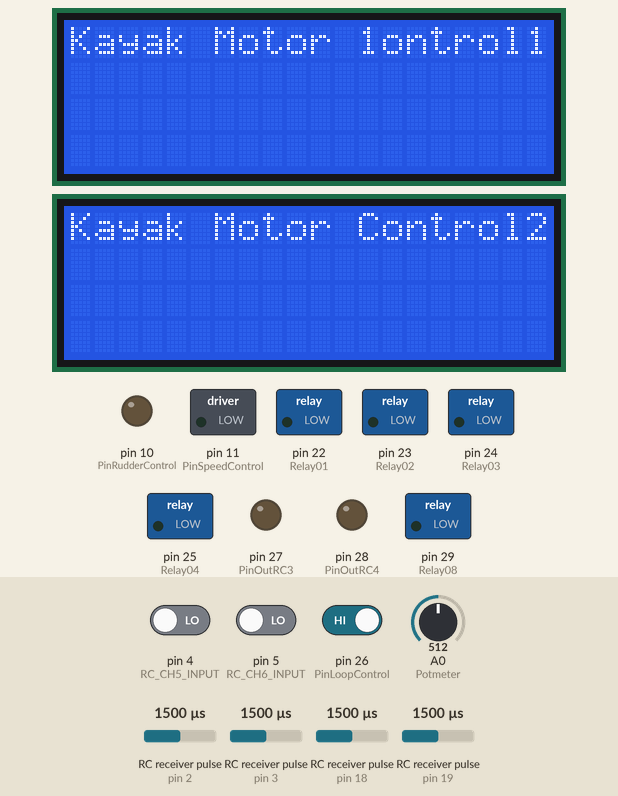
The sketch below on a simulated Arduino Mega 2560, built with avr-gcc and run on an emulated ATmega2560. On the bench: 2 × 20×4 character LCD, switched loads named in the sketch (green lamp = pin HIGH), output pins drawn as LEDs (lit = HIGH). Wiring (inferred from the names in the program): 4 × RC receiver channel: data pin 2 / data pin 3 / data pin 18 / data pin 19. Dashed ring = blinking. The inputs (shaded band) are chosen by the test bench; at power-on: pin 26 (PinLoopControl) HIGH, A0 (Potmeter) = 512, RC receiver pulse (sensors on pin 2, pin 3, pin 18, pin 19) 1500 µs, pin 4 (RC_CH5_INPUT) LOW, pin 5 (RC_CH6_INPUT) LOW.

Above: at 1.3 s.
1.4 s: pin 26 (PinLoopControl) driven LOW
At 4.1 s:
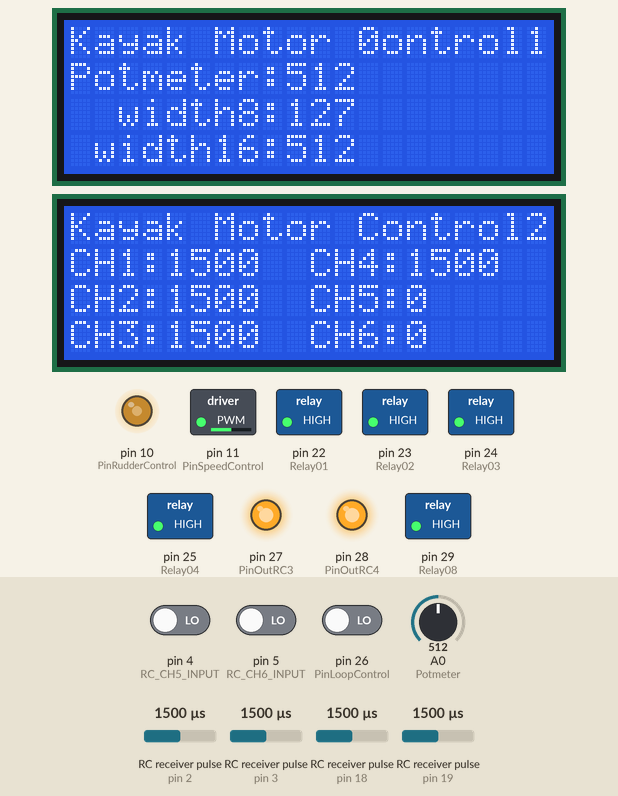
4.4 s: A0 (Potmeter) set to 716
At 7.0 s:
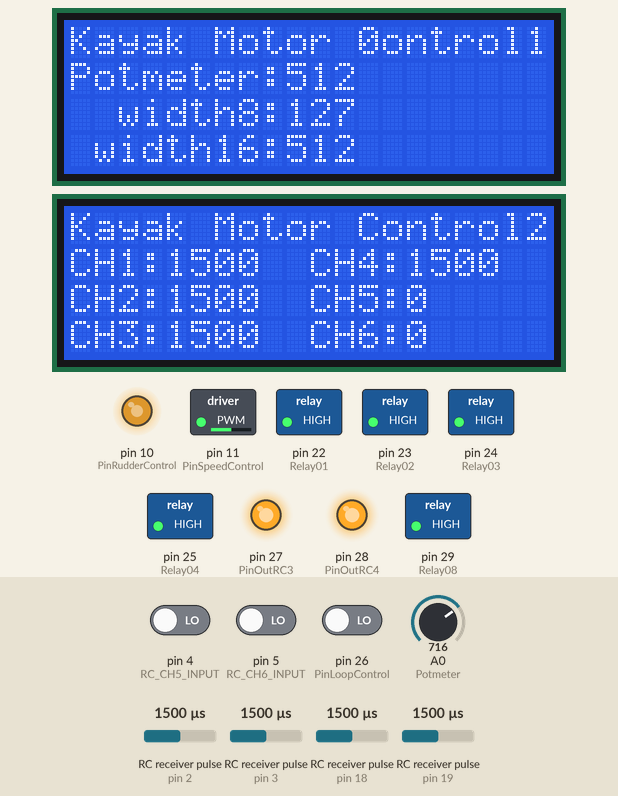
7.3 s: A0 (Potmeter) set to 992
At 9.0 s:
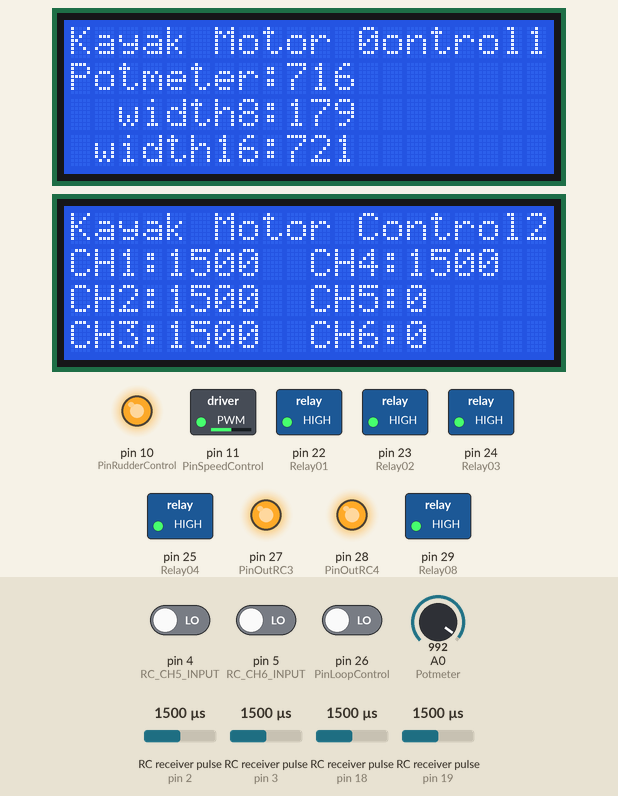
10.3 s: pin 26 (PinLoopControl) driven HIGH
At 10.9 s:
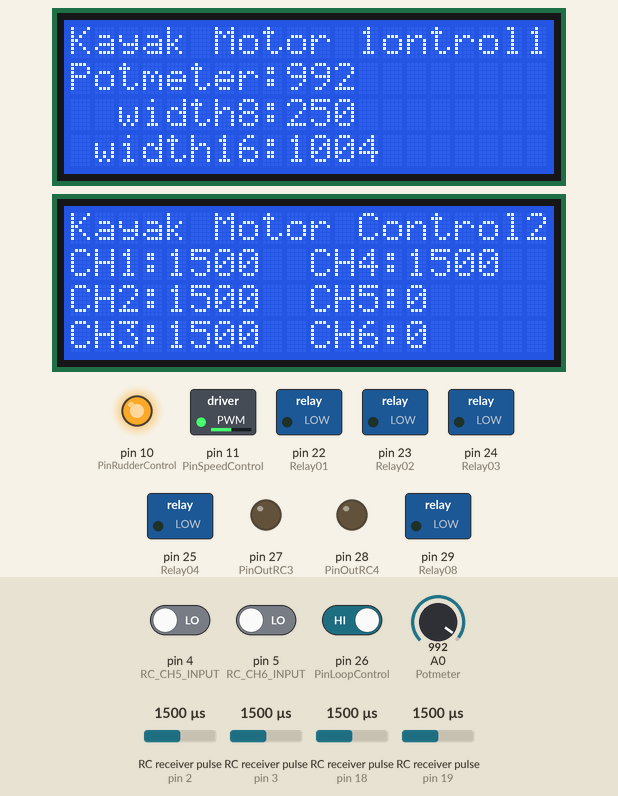
11.8 s: pin 26 (PinLoopControl) driven LOW
At 12.6 s:
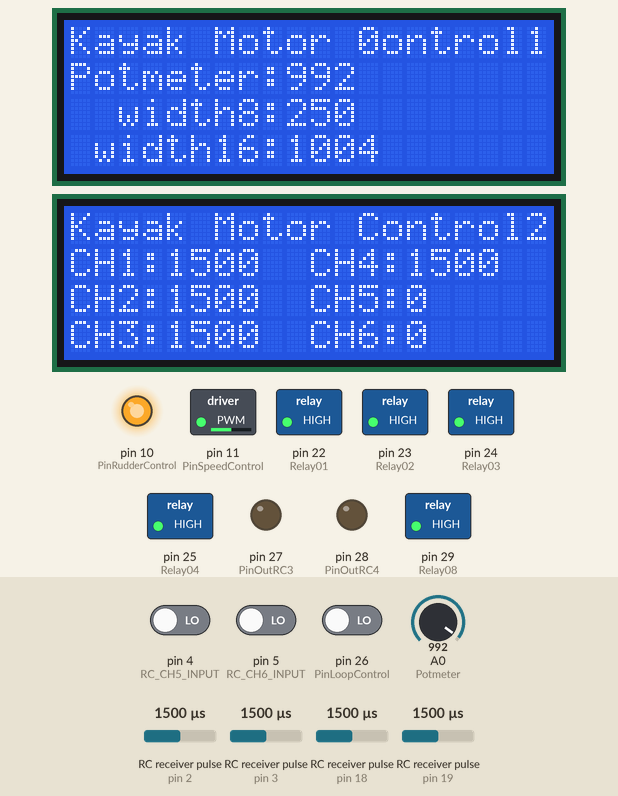
14.8 s: RC receiver pulse (sensor on pin 2) set to 1020 µs
At 17.6 s:
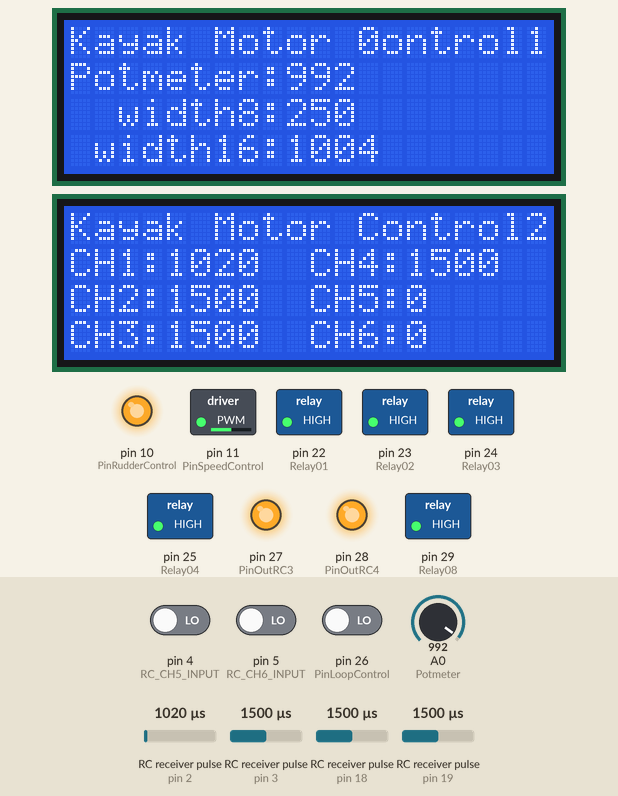
Timing chart, 0 to 18.7 s (numbered marks = the images above; inputs shaded):
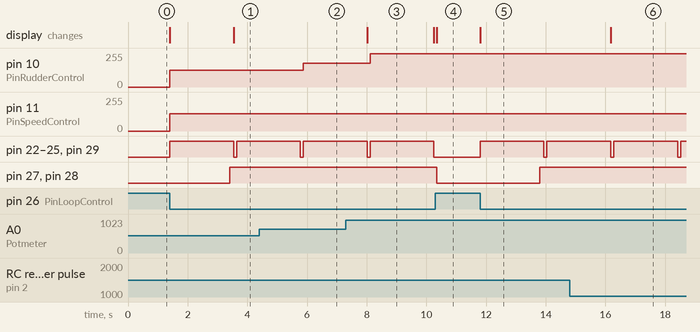

Measured:
- after the input at 1.4 s, pin 10 (PinRudderControl): 0/255 → 127/255 at once; pin 11 (PinSpeedControl): 0/255 → 128/255 at once
- after the input at 4.4 s, pin 10 (PinRudderControl): 127/255 → 179/255 after 1.5 s
- after the input at 7.3 s, pin 10 (PinRudderControl): 179/255 → 250/255 after 0.81 s
- after the input at 10.3 s, pin 22 (Relay01), pin 23 (Relay02), pin 24 (Relay03), pin 25 (Relay04), pin 29 (Relay08): stays LOW (without the input it goes to HIGH after 0.05 s); pin 27 (PinOutRC3), pin 28 (PinOutRC4): HIGH → LOW after 0.05 s; the display: changes after 0.05 s (image 4)
- after the input at 11.8 s, pin 22 (Relay01), pin 23 (Relay02), pin 24 (Relay03), pin 25 (Relay04), pin 29 (Relay08): LOW → HIGH at once, → LOW 2.1 s later, → HIGH 0.10 s later; pin 27 (PinOutRC3), pin 28 (PinOutRC4): LOW → HIGH after 2.0 s; the display: changes at once (image 5)
- after the input at 14.8 s, the display: changes after 1.4 s (image 6)

The sketch:

KayakMotorControl.ino
```cpp
/*
  Kayak Motor Control door Benno Knaap
  Board Arduino Mega 2560 Pro
  Port /dev/cu.wchusbserial14640

  Scope 1.0V, 200ms, Trigger opgaand 2.1.V
   PWM. 1.0V, 1 ms, Trigger opgaand 850mV

*/
#include <LiquidCrystal_I2C.h>
/*
I2C Input Output Pins
Arduino Port Pin 20 : SDA : Physical Pin 44 : INT1
Arduino Port Pin 21 : SCL : Physical Pin 43 : INT0
*/
// Aantal RC ontvanger kanalen
#define RC_NUM_CHANNELS 6
// Setup Ontavnger kanalen PWM input Interrupt Gestuurd
#define RC_CH1 0 // Stick Links, Rechts
#define RC_CH2 1 // Stick Voorruit, Achterruit
#define RC_CH3 2 // t.b.d.
#define RC_CH4 3 // t.b.d.
#define RC_CH5 4 // t.b.d. No interrupt
#define RC_CH6 5 // t.b.d. No interrupt

// Setup aansluitingen voor de ontvanger op de arduino pins
#define RC_CH1_INPUT 2  // receiver CH1 op pin 2.    INT4
#define RC_CH2_INPUT 3  // receiver CH2 op pin 3     INT5
#define RC_CH3_INPUT 18 // receiver CH3 op pin 18    INT3
#define RC_CH4_INPUT 19 // receiver CH4 op pin 19    INT2
#define RC_CH5_INPUT 4  // receiver CH5 op pin 4
#define RC_CH6_INPUT 5  // receiver CH6 op pin 5


// Arduino Port Pin 56/A2 :ADC2 : Physical 95 for Loopcontrol analogpin werkt niet praktisch

// Setup data array verzameling om de pulsen op te slaan
uint16_t RC_VALUES[RC_NUM_CHANNELS];
uint32_t RC_START[RC_NUM_CHANNELS];
volatile uint16_t RC_SHARED[RC_NUM_CHANNELS];

// Setup Algemene schakeloutputs, spanning aan uit
#define Relay01 22 // Arduino Port Pin 22 : AD0 : Physical Pin 78
#define Relay02 23 // Arduino Port Pin 23 : AD1 : Physical Pin 77
#define Relay03 24 // Arduino Port Pin 24 : AD2 : Physical Pin 76
#define Relay04 25 // Arduino Port Pin 25 : AD3 : Physical Pin 75
// #define Relay05 26 // Arduino Port Pin 26 : AD4 : Physical Pin 74
// #define Relay06 27 // Arduino Port Pin 27 : AD5 : Physical Pin 73
// #define Relay07 28 // Arduino Port Pin 28 : AD6 : Physical Pin 72
#define PinLoopControl 26 // Arduino Port Pin 26 : AD4 : Physical Pin 74
#define PinOutRC3 27 // Arduino Port Pin 27 : AD5 : Physical Pin 73
#define PinOutRC4 28 // Arduino Port Pin 28 : AD6 : Physical Pin 72
#define Relay08 29 // Arduino Port Pin 29 : AD7 : Physical Pin 71

//      #define Potmeter 96 // Arduino Port Pin 55/A1 : ADC1 : Physical Pin 96
//      LED_BUILTIN    Arduino Port Pin 13    : PB7 : Physical Pin 26

// these constants won't change:
const int Potmeter = A0;  // Arduino Port Pin 54/A0 : ADC0 : Physical Pin 97. Potmeter
// PWM Outputs
const int PinRudderControl = 10;  // Geel. PWM Rudder`Control Left Write uitgangen om servo pulsbreedte aan te sturen  D2-D13, D44-D46, D52
const int PinSpeedControl = 11;  // Oranje PWM SpeedControl.
const long AfkapWaardeChannel = 1000; // +/- 500 tot +/- 2500

LiquidCrystal_I2C lcdgreen(0x26,20,4);   // set the LCD address to 0x26 for a 16 chars and 4 line display
LiquidCrystal_I2C lcdblue(0x27,20,4);    // set the LCD address to 0x27 for a 16 chars and 4 line display

int deg_val = 0;
long width8 = 0;
long width16 = 0;
long width_min = 0;
long width_max = 1024;
long width8_min = 0;
long width8_max = 255;
int frequency = 50;
long sensorReading = 0;
int PotmeterReading = 0;
int LoopControl = 0;
int PulseRC5=0;
int PulseRC6=0;

// the setup function runs once when you press reset or power the board
void setup() {

   // initialialize the lcd
lcdgreen.init();
lcdblue.init();

  // Print a message to the LCD
lcdgreen.backlight();
lcdblue.backlight();
lcdgreen.setCursor(0,0);
lcdgreen.print("Kayak Motor Control1");
lcdgreen.setCursor(2,1);

lcdblue.setCursor(0,0);
lcdblue.print("Kayak Motor Control2");
lcdblue.setCursor(2,1);
// lcdblue.print(LED_BUILTIN);

// initialize digital pin LED_BUILTIN as an output.
// pinMode(LED_BUILTIN, OUTPUT);

pinMode(Relay01,OUTPUT);
pinMode(Relay02,OUTPUT);
pinMode(Relay03,OUTPUT);
pinMode(Relay04,OUTPUT);
// pinMode(Relay05,OUTPUT);
// pinMode(Relay06,OUTPUT);
// pinMode(Relay07,OUTPUT);
pinMode(PinLoopControl, INPUT); //Input voor Noodstop
pinMode(PinOutRC3, OUTPUT);
pinMode(PinOutRC4, OUTPUT);
pinMode(Relay08,OUTPUT);

// pinMode(Potmeter, INPUT);
// pinMode(analogOut, OUTPUT);
pinMode(RC_CH1_INPUT, INPUT);
pinMode(RC_CH2_INPUT, INPUT);
pinMode(RC_CH3_INPUT, INPUT);
pinMode(RC_CH4_INPUT, INPUT);
pinMode(RC_CH5_INPUT, INPUT);
pinMode(RC_CH6_INPUT, INPUT);

// Toewijzen interrupts
attachInterrupt(digitalPinToInterrupt(RC_CH1_INPUT), READ_RC1, CHANGE);
attachInterrupt(digitalPinToInterrupt(RC_CH2_INPUT), READ_RC2, CHANGE);
attachInterrupt(digitalPinToInterrupt(RC_CH3_INPUT), READ_RC3, CHANGE);
attachInterrupt(digitalPinToInterrupt(RC_CH4_INPUT), READ_RC4, CHANGE);
}

// the loop function runs over and over again forever
void loop() {
//  digitalWrite(LED_BUILTIN, HIGH);  // turn the LED on (HIGH is the voltage level)
digitalWrite(Relay01, LOW);
digitalWrite(PinOutRC3, LOW); // Turn default on low
digitalWrite(PinOutRC4, LOW); // Turn default on low

lcdgreen.setCursor(12,0);
LoopControl = digitalRead(PinLoopControl);
lcdgreen.print( LoopControl);

  while (LoopControl == LOW) {

    digitalWrite(Relay01, HIGH);
    digitalWrite(Relay02, HIGH);
    digitalWrite(Relay03, HIGH);
    digitalWrite(Relay04, HIGH);
   // digitalWrite(Relay05, HIGH);
   // digitalWrite(Relay06, HIGH);
   // digitalWrite(Relay07, HIGH);
    digitalWrite(Relay08, HIGH);
    int sensorReading = analogRead(Potmeter);
    width8 = map(sensorReading,12, 1011, 0, 255);
    width16 = map(sensorReading,12,1011, 0, 1024);
    analogWrite(PinRudderControl, width8);
    analogWrite(PinSpeedControl, 128);
    PulseRC5 = pulseIn(RC_CH5_INPUT, HIGH);
    PulseRC6 = pulseIn(RC_CH6_INPUT, HIGH);

    rc_read_values();
    if (RC_VALUES[RC_CH3] >= AfkapWaardeChannel) {
      digitalWrite(PinOutRC3, HIGH);
    }
    else {
      digitalWrite(PinOutRC3, LOW);
    }
    if (RC_VALUES[RC_CH4] >= AfkapWaardeChannel) {
      digitalWrite(PinOutRC4, HIGH);
    }
    else {
      digitalWrite(PinOutRC4, LOW);
    }
    // print de waarden naar de seriele poort in een format
    // Serial.print( RC_VALUES[RC_CH1]); Serial.print(",");
    // Serial.println( RC_VALUES[RC_CH2]); //Print line voor de laatste...

    lcdgreen.setCursor(0,1);
    lcdgreen.print("Potmeter:");
    lcdgreen.print(sensorReading);
    lcdgreen.print("      ");
    lcdgreen.setCursor(0,2);
    lcdgreen.print("  width8:");
    lcdgreen.print(width8);
    lcdgreen.print("      ");
    lcdgreen.setCursor(0,3);
    lcdgreen.print(" width16:");
    lcdgreen.print(width16);
    lcdgreen.print("      ");

    // Blauwe LCD voor RC ontvanger waarden
    lcdblue.setCursor(0,1);            //  (X,Y)
    lcdblue.print("CH1:      ");
    lcdblue.setCursor(4,1);
    lcdblue.print(RC_VALUES[RC_CH1]);
    lcdblue.setCursor(0,2);            //  (X,Y)
    lcdblue.print("CH2:      ");
    lcdblue.setCursor(4,2);            //  (X,Y)
    lcdblue.print(RC_VALUES[RC_CH2]);
    lcdblue.setCursor(0,3);            //  (X,Y)
    lcdblue.print("CH3:      ");
    lcdblue.setCursor(4,3);            //  (X,Y)
    lcdblue.print(RC_VALUES[RC_CH3]);
    lcdblue.setCursor(10,1);           //  (X,Y)
    lcdblue.print("CH4:      ");
    lcdblue.setCursor(14,1);
    lcdblue.print(RC_VALUES[RC_CH4]);
    lcdblue.setCursor(10,2);            //  (X,Y)
    lcdblue.print("CH5:      ");
    lcdblue.setCursor(14,2);
    lcdblue.print(PulseRC5);
    lcdblue.setCursor(10,3);            //  (X,Y)
    lcdblue.print("CH6:      ");
    lcdblue.setCursor(14,3);
    lcdblue.print(PulseRC6);


    // digitalWrite(LED_BUILTIN, LOW);   // turn the LED off by making the voltage LOW
    digitalWrite(Relay01, LOW);
    digitalWrite(Relay02, LOW);
    digitalWrite(Relay03, LOW);
    digitalWrite(Relay04, LOW);
    // digitalWrite(Relay05, LOW);
    // digitalWrite(Relay06, LOW);
    // digitalWrite(Relay07, LOW);
    digitalWrite(Relay08, LOW);

     delay(100);                      // wait for a second
     lcdgreen.setCursor(12,0);
      LoopControl = digitalRead(PinLoopControl);
    lcdgreen.print( LoopControl);

  }

}


// The interuptfuncties

void READ_RC1() {
  Read_Input(RC_CH1, RC_CH1_INPUT);
}
void READ_RC2() {
  Read_Input(RC_CH2, RC_CH2_INPUT);
}
void READ_RC3() {
  Read_Input(RC_CH3, RC_CH3_INPUT);
}
void READ_RC4() {
  Read_Input(RC_CH4, RC_CH4_INPUT);
}
void READ_RC5() {
  Read_Input(RC_CH5, RC_CH5_INPUT);
}
void READ_RC6() {
  Read_Input(RC_CH6, RC_CH6_INPUT);
}

// lees de puls en slaat dat op
void Read_Input(uint8_t channel, uint8_t input_pin) {
  if (digitalRead(input_pin) == HIGH) {
    RC_START[channel] = micros();
  } else {
    uint16_t rc_compare = (uint16_t)(micros() - RC_START[channel]);
    RC_SHARED[channel] = rc_compare;
  }
}
//Berekend the tijd van de puls en slaat dat op
void rc_read_values() {
  noInterrupts();
  memcpy(RC_VALUES, (const void *)RC_SHARED, sizeof(RC_SHARED));
  interrupts();
}
```
